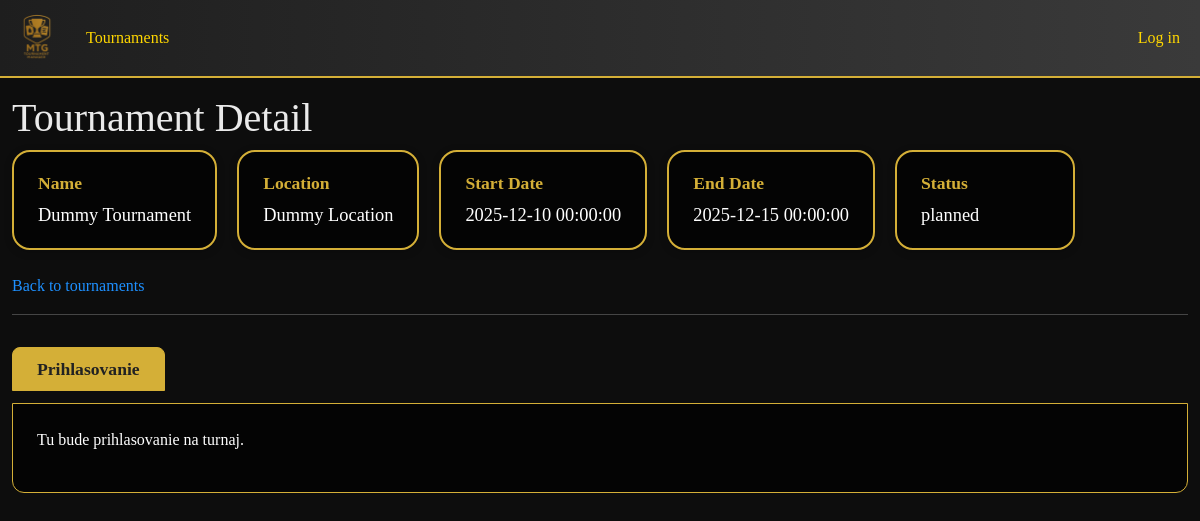
The app's page /?c=tournament&a=detail&id=1 with its own data.
### tables this page shows
CREATE TABLE tournament (
                            tournament_id  INT AUTO_INCREMENT PRIMARY KEY,
                            name           VARCHAR(150) NOT NULL,
                            location       VARCHAR(150),
                            start_date     DATETIME,
                            end_date       DATETIME,
                            status         VARCHAR(50) DEFAULT 'planned',
                            organizer_id   INT NOT NULL,
                            CONSTRAINT fk_tournament_organizer FOREIGN KEY (organizer_id)
                                REFERENCES app_user(user_id)
                                ON UPDATE CASCADE ON DELETE RESTRICT
);

### Framework/Http/Responses/Response.php (called while the page is built, shortened)
<?php
abstract class Response
{
    public function send(): void
    {
        $this->generate();
    }
}

### public/index.php (called while the page is built, shortened)
<?php
require __DIR__ . '/../Framework/ClassLoader.php';
try {
    $app = new App();
    $app->run();
} catch (Exception $e) {
    die('An error occurred: ' . $e->getMessage());
}

### Framework/ClassLoader.php (called while the page is built, shortened)
<?php
class ClassLoader
{
    public static function Boot(): void
    {
        spl_autoload_register(function ($class_name) {
            $baseDir = realpath(dirname(__DIR__));
            $relativePath = str_replace('\\', DIRECTORY_SEPARATOR, ltrim($class_name, '\\')) . '.php';
            $file = $baseDir . DIRECTORY_SEPARATOR . $relativePath;
        });
    }
}

### Framework/Http/Request.php (called while the page is built, shortened)
<?php
class Request
{
    private array $get;
    public function __construct()
    {
        $this->get = $_GET;
    }
    public function get(?string $key = null): mixed
    {
        return $key === null ? $this->get : ($this->get[$key] ?? null);
    }
}

### App/Controllers/TournamentController.php (called while the page is built, shortened)
<?php
class TournamentController extends BaseController
{
    public function detail(Request $request): Response
    {
        $id = $request->get('id');
        $tournament = Tournament::getOne($id);
        return $this->html(['tournament' => $tournament], 'detail');
    }
}

### Framework/Core/Model.php (called while the page is built, shortened)
<?php
abstract class Model implements \JsonSerializable
{
    protected static ?string $primaryKey = null;
    protected static array $columnsMap = [];
    private static array $dbColumns = [];
    private static IDbConvention $dbConventions;
    protected static function getPkColumnName(): string
    {
        if (!empty(static::$primaryKey)) {
            return static::$primaryKey;
        }
        return self::getConventions()->getPkColumnName(get_called_class());
    }
    protected static function getColumnsMap(): array
    {
        return static::$columnsMap ?? [];
    }
    public static function getOne(mixed $id): ?static
    {
        try {
            $sql = "SELECT " . static::getDBColumnNamesList() . " FROM `" . static::getTableName() . "` WHERE `" .
                static::getPkColumnName() . "`=?";
            $stmt = Connection::getInstance()->prepare($sql);
            $stmt->setFetchMode(PDO::FETCH_CLASS | PDO::FETCH_PROPS_LATE, static::class);
            $stmt->execute([$id]);
            $model = $stmt->fetch() ?: null;
            if ($model !== null) {
                $model->_dbId = $model->getIdValue();
                $model->_resultSet = new ResultSet([$model]);
            }
            return $model;
        } catch (PDOException $exception) {
            throw new Exception('Query failed: ' . $exception->getMessage(), 0, $exception);
        }
    }
    private static function getDbColumns(): array
    {
        try {
            $sql = "DESCRIBE " . static::getTableName();
            $stmt = Connection::getInstance()->prepare($sql);
            $stmt->execute([]);
            self::$dbColumns[static::class] = array_column($stmt->fetchAll(), 'Field');
            return self::$dbColumns[static::class];
        } catch (PDOException $exception) {
            throw new Exception('Query failed: ' . $exception->getMessage(), 0, $exception);
        }
    }
    private function getIdValue(): mixed
    {
        $pk = static::getPkColumnName();
        $prop = static::toPropertyName($pk);
        return isset($this->{$prop}) ? $this->{$prop} : null;
    }
    private static function getModelProperties(): array
    {
        $reflection = new \ReflectionClass(static::class);
        $properties = [];
        foreach ($reflection->getProperties() as $property) {
            $propertyName = $property->getName();
            if ($property->isStatic()) {
                continue;
            }
            $properties[$propertyName] = true;
        }
        return $properties;
    }
    private static function getDBColumnNamesList(): string
    {
        $dbColumns = [];
        foreach (static::getDbColumns() as $columnName) {
            $propertyName = static::toPropertyName($columnName);
            if ($propertyName != $columnName) {
                $dbColumns[] = "`$columnName` AS {$propertyName}";
            } else {
                $dbColumns[] = $columnName;
            }
        }
        return implode(', ', $dbColumns);
    }
    private static function toPropertyName(string $columnName): string
    {
        $customMapping = static::getColumnsMap();
        if (isset($customMapping[$columnName])) {
            return $customMapping[$columnName];
        } else {
            return static::getConventions()->toPropertyName($columnName);
        }
    }
    private static function getConventions(): IDbConvention
    {
        if (!isset(static::$dbConventions)) {
            static::$dbConventions = new (Configuration::DB_CONVENTIONS_CLASS)();
        }
        return static::$dbConventions;
    }
}

### App/Models/Tournament.php (called while the page is built, shortened)
<?php
class Tournament extends Model
{
    protected static string $table = 'tournament';
    protected static function getTableName(): string
    {
        return self::$table;
    }
}

### Framework/DB/Connection.php (called while the page is built, shortened)
<?php
class Connection
{
    private static ?Connection $instance = null;
    private PDO $db;
    public function __construct(PDO $db)
    {
        $this->db = $db;
    }
    public static function getInstance(): Connection
    {
        try {
            if (self::$instance == null) {
                $db = new PDO(
                    'mysql:dbname=' . Configuration::DB_NAME . ';host=' . Configuration::DB_HOST,
                    Configuration::DB_USER,
                    Configuration::DB_PASS
                );
                $db->setAttribute(PDO::ATTR_ERRMODE, PDO::ERRMODE_EXCEPTION);
                $db->setAttribute(PDO::ATTR_EMULATE_PREPARES, true);
                self::$instance = new self($db);
            }
            return self::$instance;
        } catch (PDOException $e) {
            throw new Exception('Connection failed: ' . $e->getMessage());
        }
    }
    public function prepare(string $sql): DebugStatement
    {
        try {
            return new DebugStatement($this->db->prepare($sql));
        } catch (PDOException $e) {
            throw new Exception('Prepare failed: ' . $e->getMessage());
        }
    }
}

### Framework/DB/DebugStatement.php (called while the page is built, shortened)
<?php
class DebugStatement
{
    private PDOStatementAlias $stmt;
    public function __construct($stmt)
    {
        $this->stmt = $stmt;
    }
    public function execute(?array $params = null): bool
    {
        $result = $this->stmt->execute($params);
        $this->stmt->debugDumpParams();
        return $result;
    }
    public function __call(string $name, array $arguments): mixed
    {
        return $this->stmt->{$name}(...$arguments);
    }
}

### Framework/DB/DefaultConventions.php (called while the page is built, shortened)
<?php
class DefaultConventions implements IDbConvention
{
    public function toPropertyName(string $columnName): string
    {
        return $columnName;
    }
}

### App/Views/Tournament/detail.view.php (the view, shortened to what this page needs)
<h1>Tournament Detail</h1>
<div class="tournament-detail-row">
    <div class="tournament-detail-card">
        <div class="tournament-detail-label">Name</div>
        <div class="tournament-detail-value"><?= htmlspecialchars($tournament->name) ?></div>
    </div>
    <div class="tournament-detail-card">
        <div class="tournament-detail-label">Location</div>
        <div class="tournament-detail-value"><?= htmlspecialchars($tournament->location) ?></div>
    </div>
    <div class="tournament-detail-card">
        <div class="tournament-detail-label">Start Date</div>
        <div class="tournament-detail-value"><?= htmlspecialchars($tournament->start_date) ?></div>
    </div>
    <div class="tournament-detail-card">
        <div class="tournament-detail-label">End Date</div>
        <div class="tournament-detail-value"><?= htmlspecialchars($tournament->end_date) ?></div>
    </div>
    <div class="tournament-detail-card">
        <div class="tournament-detail-label">Status</div>
        <div class="tournament-detail-value"><?= htmlspecialchars($tournament->status) ?></div>
    </div>
</div>
<a href="?c=Tournament&a=index">Back to tournaments</a>
<hr>
<div class="tournament-tabs">
    <button class="tournament-tab-btn active" data-tab="signups">Prihlasovanie</button>
</div>
<div class="tournament-tab-content" id="tab-signups">
    <p>Tu bude prihlasovanie na turnaj.</p>
</div>

### public/css/styl.css (style rules this page uses)
body { background: #0D0D0D; color: #EAEAEA; font-family: 'Garamond', serif; }
a { color: #1E90FF; text-decoration: none; }
button { background: #FFD700; color: #000; border: 2px solid #D4AF37; border-radius: 5px; padding: 10px 20px; cursor: pointer; }

### App/Views/Tournament/detail.view.php (style rules this page uses)
.tournament-detail-row { display: flex; flex-direction: row; gap: 20px; justify-content: flex-start; margin-bottom: 24px; }
.tournament-detail-card { background: rgba(0, 0, 0, 0.7); border: 2px solid #d4af37; border-radius: 18px; color: #fff; min-width: 180px; padding: 18px 24px; display: flex; flex-direction: column; align-items: flex-start; box-shadow: 0 2px 8px rgba(0,0,0,0.2); }
.tournament-detail-label { color: #d4af37; font-weight: 600; margin-bottom: 6px; font-size: 1.1em; }
.tournament-detail-value { color: #fff; font-size: 1.15em; word-break: break-word; }
.tournament-tabs { margin-top: 32px; margin-bottom: 12px; display: flex; gap: 8px; }
.tournament-tab-btn { background: #222; color: #d4af37; border: 1px solid #d4af37; border-radius: 8px 8px 0 0; padding: 8px 24px; cursor: pointer; font-size: 1.1em; outline: none; transition: background 0.2s, color 0.2s; }
.tournament-tab-btn.active { background: #d4af37; color: #222; font-weight: bold; }
.tournament-tab-content { background: rgba(0,0,0,0.7); border: 1px solid #d4af37; border-radius: 0 0 12px 12px; padding: 24px; margin-bottom: 32px; color: #fff; }

### records on screen
tournament: name "Dummy Tournament", location "Dummy Location", start_date "2025-12-10 00:00:00", end_date "2025-12-15 00:00:00", status "planned"
